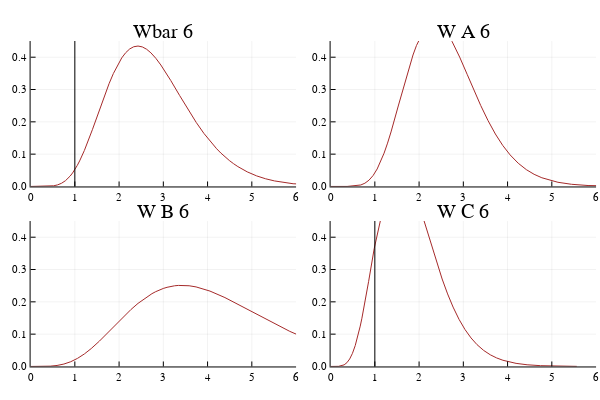

The notebook cell saved with this chart:
### Code cell
plot(plts[7, 1:4]..., legend=false)

### Figure 1 — Plotly figure (JSON) as saved in the notebook; plotly's stock layout.template omitted (floating-point values rounded to 4 significant figures)
{"data": [{"colorbar": {"title": ""}, "legendgroup": "y1", "line": {"color": "rgba(165, 42, 42, 1.000)", "dash": "solid", "shape": "linear", "width": 1}, "mode": "lines", "name": "y1", "showlegend": true, "type": "scatter", "x": [0, 0.01923, 0.03845, 0.05768, 0.07691, 0.2547, 0.4325, 0.5214, 0.6103, 0.6992, 0.788, 0.8415, 0.8949, 0.9483, 1.002, 1.055, 1.109, 1.162, 1.215, 1.396, 1.577, 1.675, 1.773, 1.871, 1.969, 2.06, 2.15, 2.241, 2.331, 2.428, 2.525, 2.622, 2.719, 2.831, 2.944, 3.056, 3.169, 3.368, 3.568, 3.743, 3.918, 4.014, 4.109, 4.205, 4.3, 4.396, 4.492, 4.588, 4.684, 4.897, 5.109, 5.311, 5.513, 5.933, 6.287, 6.719, 7.125, 7.775, 7.875], "xaxis": "x1", "y": [0, 5.591e-13, 7.365e-11, 1.25e-09, 9.168e-09, 2.75e-05, 0.0007082, 0.002065, 0.004879, 0.009894, 0.01787, 0.02436, 0.03228, 0.04169, 0.05264, 0.06513, 0.07913, 0.09455, 0.1113, 0.1755, 0.2455, 0.2828, 0.3179, 0.3496, 0.3769, 0.3978, 0.4141, 0.4256, 0.4324, 0.4346, 0.4318, 0.4246, 0.4135, 0.3965, 0.3759, 0.3527, 0.3277, 0.2815, 0.2358, 0.1982, 0.164, 0.147, 0.1312, 0.1167, 0.1034, 0.09126, 0.08025, 0.07034, 0.06146, 0.04513, 0.03269, 0.02379, 0.01713, 0.008397, 0.004481, 0.002019, 0.0009292, 0.0002556, 0.0002086], "yaxis": "y1", "zmax": null, "zmin": null}, {"colorbar": {"title": ""}, "legendgroup": "y2", "line": {"color": "rgba(0, 0, 0, 1.000)", "dash": "solid", "shape": "linear", "width": 1}, "mode": "lines", "name": "y2", "showlegend": true, "type": "scatter", "x": [1, 1], "xaxis": "x1", "y": [-45, 45.45], "yaxis": "y1", "zmax": null, "zmin": null}, {"colorbar": {"title": ""}, "legendgroup": "y1", "line": {"color": "rgba(165, 42, 42, 1.000)", "dash": "solid", "shape": "linear", "width": 1}, "mode": "lines", "name": "y1", "showlegend": true, "type": "scatter", "x": [0, 0.0333, 0.06661, 0.3745, 0.6825, 0.775, 0.8675, 0.9601, 1.053, 1.131, 1.209, 1.287, 1.366, 1.536, 1.705, 1.784, 1.862, 1.941, 2.019, 2.103, 2.187, 2.271, 2.355, 2.403, 2.452, 2.501, 2.549, 2.647, 2.744, 2.917, 3.09, 3.242, 3.393, 3.559, 3.724, 3.89, 4.057, 4.241, 4.425, 4.6, 4.775, 5.139, 5.445, 5.819, 6.171, 6.734, 6.82], "xaxis": "x2", "y": [0, 9.244e-14, 4.103e-11, 6.82e-05, 0.004576, 0.01005, 0.0194, 0.03379, 0.05413, 0.07632, 0.1031, 0.1341, 0.1687, 0.252, 0.337, 0.3735, 0.4068, 0.4361, 0.4607, 0.4813, 0.4957, 0.5039, 0.5058, 0.5043, 0.501, 0.4959, 0.4892, 0.4715, 0.4489, 0.4003, 0.3458, 0.2972, 0.2505, 0.2036, 0.1624, 0.127, 0.09772, 0.07186, 0.05196, 0.03762, 0.02689, 0.01288, 0.006689, 0.002893, 0.001272, 0.0003214, 0.0002585], "yaxis": "y2", "zmax": null, "zmin": null}, {"colorbar": {"title": ""}, "legendgroup": "y1", "line": {"color": "rgba(165, 42, 42, 1.000)", "dash": "solid", "shape": "linear", "width": 1}, "mode": "lines", "name": "y1", "showlegend": true, "type": "scatter", "x": [0, 0.03344, 0.06688, 0.1003, 0.1338, 0.2884, 0.443, 0.5976, 0.7522, 0.9068, 1.061, 1.216, 1.371, 1.556, 1.742, 1.928, 2.114, 2.271, 2.428, 2.585, 2.742, 2.828, 2.913, 2.998, 3.084, 3.169, 3.254, 3.34, 3.425, 3.582, 3.74, 3.897, 4.054, 4.392, 4.729, 5.12, 5.511, 5.858, 6.206, 6.51, 6.815, 7.147, 7.479, 7.813, 8.147, 8.517, 8.886, 9.237, 9.589, 10.32, 10.93, 11.69, 12.39, 13.52, 13.7], "xaxis": "x3", "y": [0, 6.7e-09, 1.774e-07, 1.183e-06, 4.484e-06, 0.0001436, 0.0009052, 0.003062, 0.00743, 0.01466, 0.0251, 0.03879, 0.05544, 0.07859, 0.104, 0.1303, 0.1561, 0.1766, 0.1953, 0.2116, 0.2252, 0.2315, 0.2368, 0.2413, 0.2449, 0.2477, 0.2496, 0.2507, 0.2511, 0.2498, 0.2461, 0.2405, 0.2332, 0.2132, 0.1894, 0.1602, 0.1318, 0.1086, 0.08793, 0.07218, 0.05863, 0.04623, 0.03608, 0.02785, 0.02131, 0.0157, 0.01147, 0.008438, 0.006165, 0.003147, 0.001753, 0.0008408, 0.0004139, 0.0001288, 0.0001073], "yaxis": "y3", "zmax": null, "zmin": null}, {"colorbar": {"title": ""}, "legendgroup": "y1", "line": {"color": "rgba(165, 42, 42, 1.000)", "dash": "solid", "shape": "linear", "width": 1}, "mode": "lines", "name": "y1", "showlegend": true, "type": "scatter", "x": [0, 0.01358, 0.02717, 0.04075, 0.05434, 0.1799, 0.3055, 0.3683, 0.4312, 0.494, 0.5568, 0.5945, 0.6322, 0.67, 0.7077, 0.7832, 0.8587, 0.9863, 1.114, 1.149, 1.183, 1.218, 1.253, 1.287, 1.322, 1.357, 1.391, 1.455, 1.519, 1.583, 1.647, 1.715, 1.784, 1.852, 1.921, 2.08, 2.239, 2.38, 2.521, 2.645, 2.768, 2.903, 3.038, 3.174, 3.309, 3.459, 3.61, 3.752, 3.895, 4.192, 4.442, 4.747, 5.034, 5.493, 5.564], "xaxis": "x4", "y": [0, 1.696e-10, 9.455e-09, 9.724e-08, 5.007e-07, 0.0003534, 0.004927, 0.01165, 0.02315, 0.04057, 0.06461, 0.08233, 0.1024, 0.1248, 0.1493, 0.2035, 0.2625, 0.3653, 0.4605, 0.4835, 0.5049, 0.5246, 0.5425, 0.5585, 0.5725, 0.5845, 0.5945, 0.6076, 0.614, 0.614, 0.6081, 0.596, 0.5787, 0.5571, 0.5319, 0.4648, 0.3924, 0.3293, 0.2706, 0.2244, 0.1837, 0.1458, 0.1142, 0.08828, 0.06752, 0.04963, 0.03607, 0.02638, 0.01913, 0.009565, 0.005216, 0.002426, 0.001155, 0.0003385, 0.0002792], "yaxis": "y4", "zmax": null, "zmin": null}, {"colorbar": {"title": ""}, "legendgroup": "y2", "line": {"color": "rgba(0, 0, 0, 1.000)", "dash": "solid", "shape": "linear", "width": 1}, "mode": "lines", "name": "y2", "showlegend": true, "type": "scatter", "x": [1, 1], "xaxis": "x4", "y": [-45, 45.45], "yaxis": "y4", "zmax": null, "zmin": null}], "layout": {"annotations": [{"font": {"color": "rgba(0, 0, 0, 1.000)", "family": "sans-serif", "size": 20}, "rotation": 0, "showarrow": false, "text": "Wbar 6", "x": 0.2722, "xanchor": "center", "xref": "paper", "y": 1, "yanchor": "top", "yref": "paper"}, {"font": {"color": "rgba(0, 0, 0, 1.000)", "family": "sans-serif", "size": 20}, "rotation": 0, "showarrow": false, "text": "W A 6", "x": 0.7722, "xanchor": "center", "xref": "paper", "y": 1, "yanchor": "top", "yref": "paper"}, {"font": {"color": "rgba(0, 0, 0, 1.000)", "family": "sans-serif", "size": 20}, "rotation": 0, "showarrow": false, "text": "W B 6", "x": 0.2722, "xanchor": "center", "xref": "paper", "y": 0.5, "yanchor": "top", "yref": "paper"}, {"font": {"color": "rgba(0, 0, 0, 1.000)", "family": "sans-serif", "size": 20}, "rotation": 0, "showarrow": false, "text": "W C 6", "x": 0.7722, "xanchor": "center", "xref": "paper", "y": 0.5, "yanchor": "top", "yref": "paper"}], "height": 400, "margin": {"b": 20, "l": 0, "r": 0, "t": 20}, "paper_bgcolor": "rgba(255, 255, 255, 1.000)", "plot_bgcolor": "rgba(255, 255, 255, 1.000)", "showlegend": false, "width": 600, "xaxis1": {"anchor": "y1", "domain": [0.05101, 0.4934], "gridcolor": "rgba(0, 0, 0, 0.100)", "gridwidth": 0.5, "linecolor": "rgba(0, 0, 0, 1.000)", "mirror": false, "range": [0, 6], "showgrid": true, "showline": true, "showticklabels": true, "tickangle": 0, "tickcolor": "rgb(0, 0, 0)", "tickfont": {"color": "rgba(0, 0, 0, 1.000)", "family": "sans-serif", "size": 11}, "tickmode": "array", "ticks": "inside", "ticktext": ["0", "1", "2", "3", "4", "5", "6"], "tickvals": [0, 1, 2, 3, 4, 5, 6], "title": "", "titlefont": {"color": "rgba(0, 0, 0, 1.000)", "family": "sans-serif", "size": 15}, "type": "-", "visible": true, "zeroline": false, "zerolinecolor": "rgba(0, 0, 0, 1.000)"}, "xaxis2": {"anchor": "y2", "domain": [0.551, 0.9934], "gridcolor": "rgba(0, 0, 0, 0.100)", "gridwidth": 0.5, "linecolor": "rgba(0, 0, 0, 1.000)", "mirror": false, "range": [0, 6], "showgrid": true, "showline": true, "showticklabels": true, "tickangle": 0, "tickcolor": "rgb(0, 0, 0)", "tickfont": {"color": "rgba(0, 0, 0, 1.000)", "family": "sans-serif", "size": 11}, "tickmode": "array", "ticks": "inside", "ticktext": ["0", "1", "2", "3", "4", "5", "6"], "tickvals": [0, 1, 2, 3, 4, 5, 6], "title": "", "titlefont": {"color": "rgba(0, 0, 0, 1.000)", "family": "sans-serif", "size": 15}, "type": "-", "visible": true, "zeroline": false, "zerolinecolor": "rgba(0, 0, 0, 1.000)"}, "xaxis3": {"anchor": "y3", "domain": [0.05101, 0.4934], "gridcolor": "rgba(0, 0, 0, 0.100)", "gridwidth": 0.5, "linecolor": "rgba(0, 0, 0, 1.000)", "mirror": false, "range": [0, 6], "showgrid": true, "showline": true, "showticklabels": true, "tickangle": 0, "tickcolor": "rgb(0, 0, 0)", "tickfont": {"color": "rgba(0, 0, 0, 1.000)", "family": "sans-serif", "size": 11}, "tickmode": "array", "ticks": "inside", "ticktext": ["0", "1", "2", "3", "4", "5", "6"], "tickvals": [0, 1, 2, 3, 4, 5, 6], "title": "", "titlefont": {"color": "rgba(0, 0, 0, 1.000)", "family": "sans-serif", "size": 15}, "type": "-", "visible": true, "zeroline": false, "zerolinecolor": "rgba(0, 0, 0, 1.000)"}, "xaxis4": {"anchor": "y4", "domain": [0.551, 0.9934], "gridcolor": "rgba(0, 0, 0, 0.100)", "gridwidth": 0.5, "linecolor": "rgba(0, 0, 0, 1.000)", "mirror": false, "range": [0, 6], "showgrid": true, "showline": true, "showticklabels": true, "tickangle": 0, "tickcolor": "rgb(0, 0, 0)", "tickfont": {"color": "rgba(0, 0, 0, 1.000)", "family": "sans-serif", "size": 11}, "tickmode": "array", "ticks": "inside", "ticktext": ["0", "1", "2", "3", "4", "5", "6"], "tickvals": [0, 1, 2, 3, 4, 5, 6], "title": "", "titlefont": {"color": "rgba(0, 0, 0, 1.000)", "family": "sans-serif", "size": 15}, "type": "-", "visible": true, "zeroline": false, "zerolinecolor": "rgba(0, 0, 0, 1.000)"}, "yaxis1": {"anchor": "x1", "domain": [0.5376, 0.9415], "gridcolor": "rgba(0, 0, 0, 0.100)", "gridwidth": 0.5, "linecolor": "rgba(0, 0, 0, 1.000)", "mirror": false, "range": [0, 0.45], "showgrid": true, "showline": true, "showticklabels": true, "tickangle": 0, "tickcolor": "rgb(0, 0, 0)", "tickfont": {"color": "rgba(0, 0, 0, 1.000)", "family": "sans-serif", "size": 11}, "tickmode": "array", "ticks": "inside", "ticktext": ["0.0", "0.1", "0.2", "0.3", "0.4"], "tickvals": [0, 0.1, 0.2, 0.3, 0.4], "title": "", "titlefont": {"color": "rgba(0, 0, 0, 1.000)", "family": "sans-serif", "size": 15}, "type": "-", "visible": true, "zeroline": false, "zerolinecolor": "rgba(0, 0, 0, 1.000)"}, "yaxis2": {"anchor": "x2", "domain": [0.5376, 0.9415], "gridcolor": "rgba(0, 0, 0, 0.100)", "gridwidth": 0.5, "linecolor": "rgba(0, 0, 0, 1.000)", "mirror": false, "range": [0, 0.45], "showgrid": true, "showline": true, "showticklabels": true, "tickangle": 0, "tickcolor": "rgb(0, 0, 0)", "tickfont": {"color": "rgba(0, 0, 0, 1.000)", "family": "sans-serif", "size": 11}, "tickmode": "array", "ticks": "inside", "ticktext": ["0.0", "0.1", "0.2", "0.3", "0.4"], "tickvals": [0, 0.1, 0.2, 0.3, 0.4], "title": "", "titlefont": {"color": "rgba(0, 0, 0, 1.000)", "family": "sans-serif", "size": 15}, "type": "-", "visible": true, "zeroline": false, "zerolinecolor": "rgba(0, 0, 0, 1.000)"}, "yaxis3": {"anchor": "x3", "domain": [0.03762, 0.4415], "gridcolor": "rgba(0, 0, 0, 0.100)", "gridwidth": 0.5, "linecolor": "rgba(0, 0, 0, 1.000)", "mirror": false, "range": [0, 0.45], "showgrid": true, "showline": true, "showticklabels": true, "tickangle": 0, "tickcolor": "rgb(0, 0, 0)", "tickfont": {"color": "rgba(0, 0, 0, 1.000)", "family": "sans-serif", "size": 11}, "tickmode": "array", "ticks": "inside", "ticktext": ["0.0", "0.1", "0.2", "0.3", "0.4"], "tickvals": [0, 0.1, 0.2, 0.3, 0.4], "title": "", "titlefont": {"color": "rgba(0, 0, 0, 1.000)", "family": "sans-serif", "size": 15}, "type": "-", "visible": true, "zeroline": false, "zerolinecolor": "rgba(0, 0, 0, 1.000)"}, "yaxis4": {"anchor": "x4", "domain": [0.03762, 0.4415], "gridcolor": "rgba(0, 0, 0, 0.100)", "gridwidth": 0.5, "linecolor": "rgba(0, 0, 0, 1.000)", "mirror": false, "range": [0, 0.45], "showgrid": true, "showline": true, "showticklabels": true, "tickangle": 0, "tickcolor": "rgb(0, 0, 0)", "tickfont": {"color": "rgba(0, 0, 0, 1.000)", "family": "sans-serif", "size": 11}, "tickmode": "array", "ticks": "inside", "ticktext": ["0.0", "0.1", "0.2", "0.3", "0.4"], "tickvals": [0, 0.1, 0.2, 0.3, 0.4], "title": "", "titlefont": {"color": "rgba(0, 0, 0, 1.000)", "family": "sans-serif", "size": 15}, "type": "-", "visible": true, "zeroline": false, "zerolinecolor": "rgba(0, 0, 0, 1.000)"}}}
